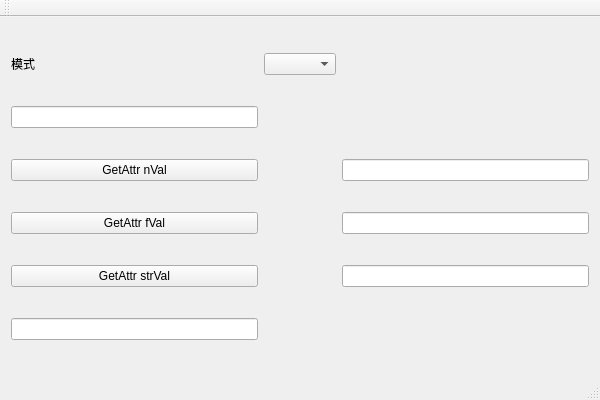
<?xml version="1.0" encoding="UTF-8"?>
<ui version="4.0">
 <class>IRayDetectorWidgetsApplicationClass</class>
 <widget class="QMainWindow" name="IRayDetectorWidgetsApplicationClass">
  <property name="geometry">
   <rect>
    <x>0</x>
    <y>0</y>
    <width>600</width>
    <height>400</height>
   </rect>
  </property>
  <property name="windowTitle">
   <string>IRayDetectorWidgetsApplication</string>
  </property>
  <widget class="QWidget" name="centralWidget">
   <layout class="QGridLayout" name="gridLayout">
    <item row="3" column="2">
     <widget class="QLineEdit" name="lineEdit_fVal"/>
    </item>
    <item row="3" column="0">
     <widget class="QPushButton" name="pushButton_fVal">
      <property name="text">
       <string>GetAttr fVal</string>
      </property>
     </widget>
    </item>
    <item row="1" column="0">
     <widget class="QLineEdit" name="lineEdit_nAttrID"/>
    </item>
    <item row="2" column="2">
     <widget class="QLineEdit" name="lineEdit_nVal"/>
    </item>
    <item row="2" column="0">
     <widget class="QPushButton" name="pushButton_nVal">
      <property name="text">
       <string>GetAttr nVal</string>
      </property>
     </widget>
    </item>
    <item row="5" column="0">
     <widget class="QLineEdit" name="lineEdit_msg"/>
    </item>
    <item row="4" column="2">
     <widget class="QLineEdit" name="lineEdit_strVal"/>
    </item>
    <item row="4" column="0">
     <widget class="QPushButton" name="pushButton_strVal">
      <property name="text">
       <string>GetAttr strVal</string>
      </property>
     </widget>
    </item>
    <item row="0" column="1">
     <widget class="QComboBox" name="comboBox_mode"/>
    </item>
    <item row="0" column="0">
     <widget class="QLabel" name="label">
      <property name="text">
       <string>模式</string>
      </property>
     </widget>
    </item>
   </layout>
  </widget>
  <widget class="QMenuBar" name="menuBar">
   <property name="geometry">
    <rect>
     <x>0</x>
     <y>0</y>
     <width>600</width>
     <height>21</height>
    </rect>
   </property>
  </widget>
  <widget class="QToolBar" name="mainToolBar">
   <attribute name="toolBarArea">
    <enum>TopToolBarArea</enum>
   </attribute>
   <attribute name="toolBarBreak">
    <bool>false</bool>
   </attribute>
  </widget>
  <widget class="QStatusBar" name="statusBar"/>
 </widget>
 <layoutdefault spacing="6" margin="11"/>
 <resources>
  <include location="IRayDetectorWidgetsApplication.qrc"/>
 </resources>
 <connections/>
</ui>
